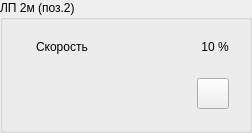
  <widget class="QGroupBox" name="panel_conveyor_2">
   <property name="geometry">
    <rect>
     <x>1000</x>
     <y>110</y>
     <width>252</width>
     <height>126</height>
    </rect>
   </property>
   <property name="title">
    <string>ЛП 2м (поз.2)</string>
   </property>
   <property name="style" stdset="0">
    <string>vodoley</string>
   </property>
   <layout class="QVBoxLayout" name="verticalLayout_3">
    <item>
     <widget class="QWidget" name="widget_3" native="true">
      <layout class="QHBoxLayout" name="horizontalLayout_3">
       <item alignment="Qt::AlignLeft">
        <widget class="QLabel" name="label_16">
         <property name="maximumSize">
          <size>
           <width>32</width>
           <height>32</height>
          </size>
         </property>
         <property name="text">
          <string/>
         </property>
         <property name="pixmap">
          <pixmap resource="../resources.qrc">:/speed.png</pixmap>
         </property>
         <property name="scaledContents">
          <bool>true</bool>
         </property>
        </widget>
       </item>
       <item>
        <widget class="QLabel" name="label_21">
         <property name="sizePolicy">
          <sizepolicy hsizetype="Expanding" vsizetype="Preferred">
           <horstretch>0</horstretch>
           <verstretch>0</verstretch>
          </sizepolicy>
         </property>
         <property name="text">
          <string>Скорость</string>
         </property>
         <property name="alignment">
          <set>Qt::AlignLeading|Qt::AlignLeft|Qt::AlignVCenter</set>
         </property>
         <property name="style" stdset="0">
          <string>hint</string>
         </property>
        </widget>
       </item>
       <item alignment="Qt::AlignRight">
        <widget class="QLabel" name="label_17">
         <property name="text">
          <string>10 %</string>
         </property>
         <property name="alignment">
          <set>Qt::AlignCenter</set>
         </property>
         <property name="style" stdset="0">
          <string>hint</string>
         </property>
        </widget>
       </item>
      </layout>
     </widget>
    </item>
    <item>
     <widget class="QWidget" name="status_row_9" native="true">
      <layout class="QHBoxLayout" name="horizontalLayout_22">
       <item>
        <widget class="QLabel" name="powered_8">
         <property name="enabled">
          <bool>false</bool>
         </property>
         <property name="minimumSize">
          <size>
           <width>32</width>
           <height>32</height>
          </size>
         </property>
         <property name="maximumSize">
          <size>
           <width>32</width>
           <height>32</height>
          </size>
         </property>
         <property name="toolTip">
          <string>Авария ЧП. Возможно потребуется выключить-включить ЧП 9</string>
         </property>
         <property name="text">
          <string/>
         </property>
         <property name="pixmap">
          <pixmap resource="../resources.qrc">:/bolt.png</pixmap>
         </property>
         <property name="scaledContents">
          <bool>true</bool>
         </property>
        </widget>
       </item>
       <item>
        <widget class="QLabel" name="emergency_8">
         <property name="enabled">
          <bool>false</bool>
         </property>
         <property name="minimumSize">
          <size>
           <width>32</width>
           <height>32</height>
          </size>
         </property>
         <property name="maximumSize">
          <size>
           <width>32</width>
           <height>32</height>
          </size>
         </property>
         <property name="text">
          <string/>
         </property>
         <property name="pixmap">
          <pixmap resource="../resources.qrc">:/attention.png</pixmap>
         </property>
         <property name="scaledContents">
          <bool>true</bool>
         </property>
        </widget>
       </item>
       <item>
        <widget class="QLabel" name="label_53">
         <property name="enabled">
          <bool>false</bool>
         </property>
         <property name="minimumSize">
          <size>
           <width>32</width>
           <height>32</height>
          </size>
         </property>
         <property name="maximumSize">
          <size>
           <width>32</width>
           <height>32</height>
          </size>
         </property>
         <property name="text">
          <string/>
         </property>
         <property name="pixmap">
          <pixmap resource="../resources.qrc">:/hand.png</pixmap>
         </property>
         <property name="scaledContents">
          <bool>true</bool>
         </property>
        </widget>
       </item>
       <item>
        <widget class="QLabel" name="lock_2">
         <property name="enabled">
          <bool>false</bool>
         </property>
         <property name="minimumSize">
          <size>
           <width>32</width>
           <height>32</height>
          </size>
         </property>
         <property name="maximumSize">
          <size>
           <width>32</width>
           <height>32</height>
          </size>
         </property>
         <property name="toolTip">
          <string>Включать норию нельзя (вибросито не включено)</string>
         </property>
         <property name="text">
          <string/>
         </property>
         <property name="pixmap">
          <pixmap resource="../resources.qrc">:/locked.png</pixmap>
         </property>
         <property name="scaledContents">
          <bool>true</bool>
         </property>
        </widget>
       </item>
       <item>
        <spacer name="horizontalSpacer_9">
         <property name="orientation">
          <enum>Qt::Horizontal</enum>
         </property>
         <property name="sizeHint" stdset="0">
          <size>
           <width>40</width>
           <height>20</height>
          </size>
         </property>
        </spacer>
       </item>
       <item>
        <widget class="QToolButton" name="toolButton_7">
         <property name="text">
          <string/>
         </property>
         <property name="icon">
          <iconset theme="system-settings">
           <normaloff>../../../../.designer/backup</normaloff>../../../../.designer/backup</iconset>
         </property>
         <property name="iconSize">
          <size>
           <width>24</width>
           <height>24</height>
          </size>
         </property>
        </widget>
       </item>
      </layout>
     </widget>
    </item>
   </layout>
  </widget>
